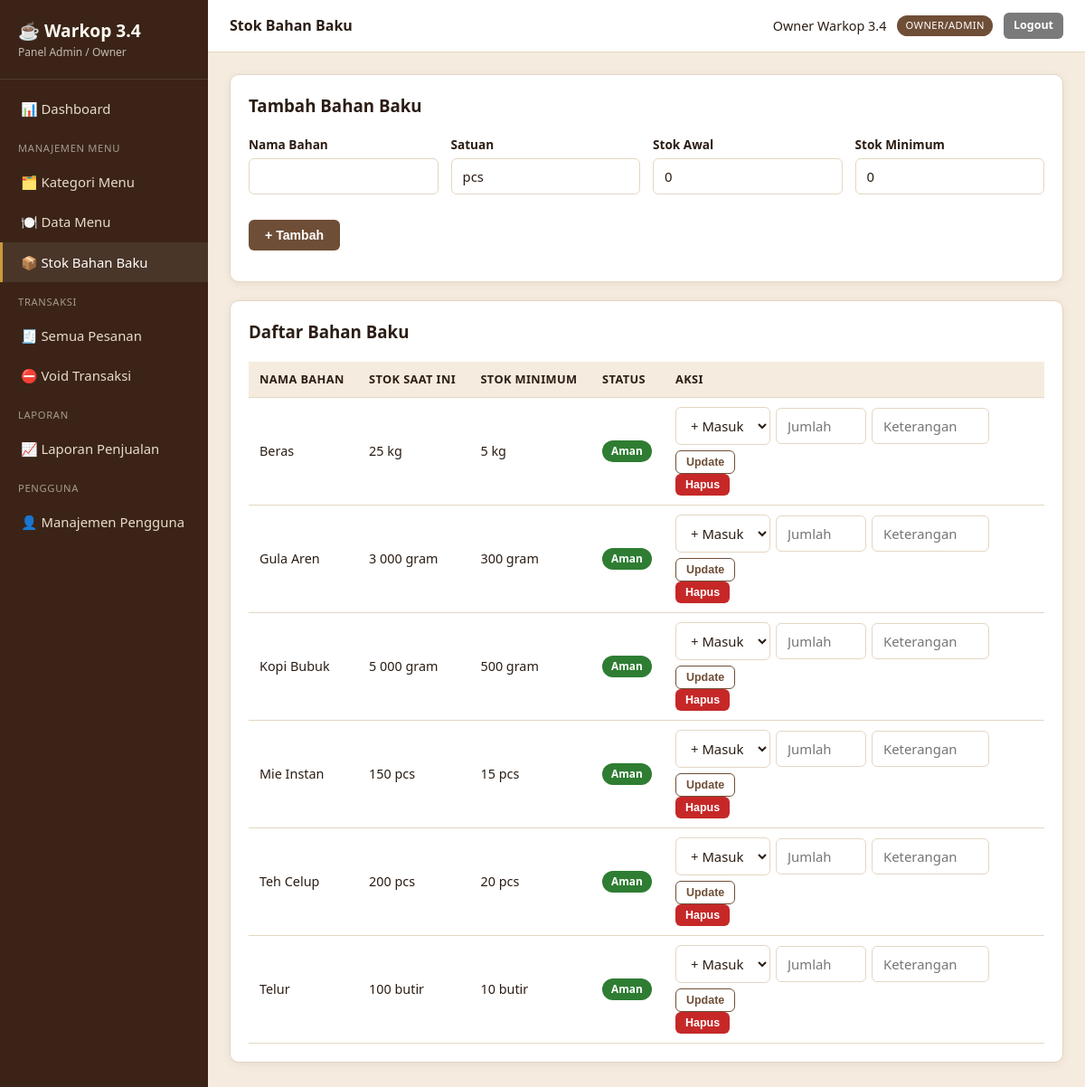
The app's page /admin/stok.php (signed in) with its own data.
### tables this page shows
CREATE TABLE bahan_baku (
    id INT AUTO_INCREMENT PRIMARY KEY,
    nama_bahan VARCHAR(100) NOT NULL,
    satuan VARCHAR(20) NOT NULL DEFAULT 'pcs',
    stok DECIMAL(12,2) NOT NULL DEFAULT 0,
    stok_minimum DECIMAL(12,2) NOT NULL DEFAULT 0,
    updated_at DATETIME DEFAULT CURRENT_TIMESTAMP ON UPDATE CURRENT_TIMESTAMP
);

### includes/functions.php (called while the page is built, shortened)
<?php
function e(?string $string): string
{
    return htmlspecialchars((string)$string, ENT_QUOTES, 'UTF-8');
}

### admin/stok.php (the view, shortened to what this page needs)
<?php
$db = getDB();
$bahanList = $db->query('SELECT * FROM bahan_baku ORDER BY nama_bahan')->fetchAll();
require __DIR__ . '/../includes/layout_admin_top.php';
?>
<div class="card">
  <h3>Tambah Bahan Baku</h3>
  <form method="post" action="" class="form-row" style="align-items:flex-end">
    <div class="form-group"><label>Nama Bahan</label><input type="text" name="nama_bahan" required></div>
    <div class="form-group"><label>Satuan</label><input type="text" name="satuan" value="pcs" required></div>
    <div class="form-group"><label>Stok Awal</label><input type="number" step="0.01" name="stok" value="0" required></div>
    <div class="form-group"><label>Stok Minimum</label><input type="number" step="0.01" name="stok_minimum" value="0" required></div>
    <div class="form-group"><button class="btn">+ Tambah</button></div>
  </form>
</div>
<div class="card">
  <h3>Daftar Bahan Baku</h3>
  <div class="table-wrap">
  <table>
    <thead><tr><th>Nama Bahan</th><th>Stok Saat Ini</th><th>Stok Minimum</th><th>Status</th><th style="width:420px">Aksi</th></tr></thead>
    <tbody>
    <?php foreach ($bahanList as $b): $rendah = $b['stok'] <= $b['stok_minimum']; ?>
      <tr>
        <td><?= e($b['nama_bahan']) ?></td>
        <td><?= rtrim(rtrim(number_format($b['stok'],2,'.',' '),'0'),'.') ?> <?= e($b['satuan']) ?></td>
        <td><?= rtrim(rtrim(number_format($b['stok_minimum'],2,'.',' '),'0'),'.') ?> <?= e($b['satuan']) ?></td>
        <td><span class="badge <?= $rendah ? 'badge-danger' : 'badge-success' ?>"><?= $rendah ? 'Stok Menipis' : 'Aman' ?></span></td>
        <td>
          <form method="post" action="" style="display:flex;gap:6px;flex-wrap:wrap;align-items:center">
            <select name="jenis" style="width:auto">
              <option value="masuk">+ Masuk</option>
            </select>
            <input type="number" step="0.01" name="jumlah" placeholder="Jumlah" required style="width:100px">
            <input type="text" name="keterangan" placeholder="Keterangan" style="width:130px">
            <button class="btn btn-sm btn-outline" type="submit">Update</button>
          </form>
          <form method="post" action="" style="display:inline" data-confirm="Hapus bahan '<?= e($b['nama_bahan']) ?>'?">
            <button class="btn btn-sm btn-danger" type="submit">Hapus</button>
          </form>
        </td>
      </tr>
    <?php endforeach; ?>
    </tbody>
  </table>
  </div>
</div>
<?php require __DIR__ . '/../includes/layout_admin_bottom.php'; ?>

### assets/css/style.css (style rules this page uses)
:root { --coffee-dark: #3b2417; --coffee: #6f4e37; --coffee-light: #a9744f; --cream: #f5ecdf; --cream-2: #fffaf3; --gold: #c99a3c; --success: #2e7d32; --danger: #c62828; --warning: #b8860b; --info: #1565c0; --text: #2b1d14; --border: #e4d6c3; --radius: 10px; --shadow: 0 2px 10px rgba(59,36,23,0.08); }
* { box-sizing: border-box; }
body { margin: 0; font-family: 'Segoe UI', Roboto, Arial, sans-serif; background: var(--cream); color: var(--text); line-height: 1.5; }
.card { background: #fff; border: 1px solid var(--border); border-radius: var(--radius); box-shadow: var(--shadow); padding: 20px; margin-bottom: 20px; }
.card h3, .card h2 { margin-top: 0; }
label { display:block; font-size: .85rem; font-weight: 600; margin-bottom: 5px; }
input[type=text], input[type=password], input[type=number], input[type=search], input[type=date], input[type=file], input[type=tel], select, textarea { width: 100%; padding: 9px 12px; border: 1px solid var(--border); border-radius: 6px; font-size: .93rem; background: #fff; color: var(--text); font-family: inherit; }
.form-group { margin-bottom: 14px; }
.form-row { display:flex; gap: 14px; flex-wrap: wrap; }
.form-row > .form-group { flex: 1; min-width: 180px; }
.btn { display: inline-block; padding: 9px 18px; border-radius: 6px; border: none; cursor: pointer; font-size: .88rem; font-weight: 600; text-decoration: none; background: var(--coffee); color: #fff; }
.btn-sm { padding: 5px 11px; font-size: .78rem; }
.btn-danger { background: var(--danger); }
.btn-outline { background: transparent; border:1px solid var(--coffee); color: var(--coffee); }
table { width: 100%; border-collapse: collapse; font-size: .9rem; }
table th, table td { padding: 10px 12px; border-bottom: 1px solid var(--border); text-align: left; }
table th { background: var(--cream); font-weight: 700; font-size: .8rem; text-transform: uppercase; letter-spacing:.03em; }
.table-wrap { overflow-x: auto; }
.badge { display:inline-block; padding: 3px 10px; border-radius: 20px; font-size: .74rem; font-weight:700; color:#fff; }
.badge-success { background: var(--success); }

### records on screen
bahan_baku: nama_bahan "Beras", stok "25", satuan "kg", stok_minimum "5", shows "Aman"
bahan_baku: nama_bahan "Gula Aren", stok "3 000", satuan "gram", stok_minimum "300", shows "Aman"
bahan_baku: nama_bahan "Kopi Bubuk", stok "5 000", satuan "gram", stok_minimum "500", shows "Aman"
bahan_baku: nama_bahan "Mie Instan", stok "150", satuan "pcs", stok_minimum "15", shows "Aman"
bahan_baku: nama_bahan "Teh Celup", stok "200", satuan "pcs", stok_minimum "20", shows "Aman"
bahan_baku: nama_bahan "Telur", stok "100", satuan "butir", stok_minimum "10", shows "Aman"

### other values on screen
$pageTitle "Stok Bahan Baku"
$user['nama'] "Owner Warkop 3.4"
